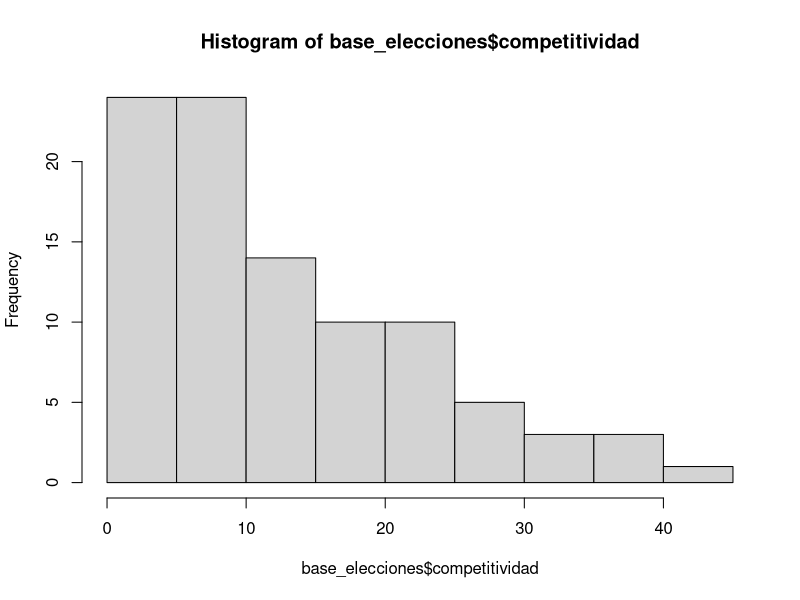
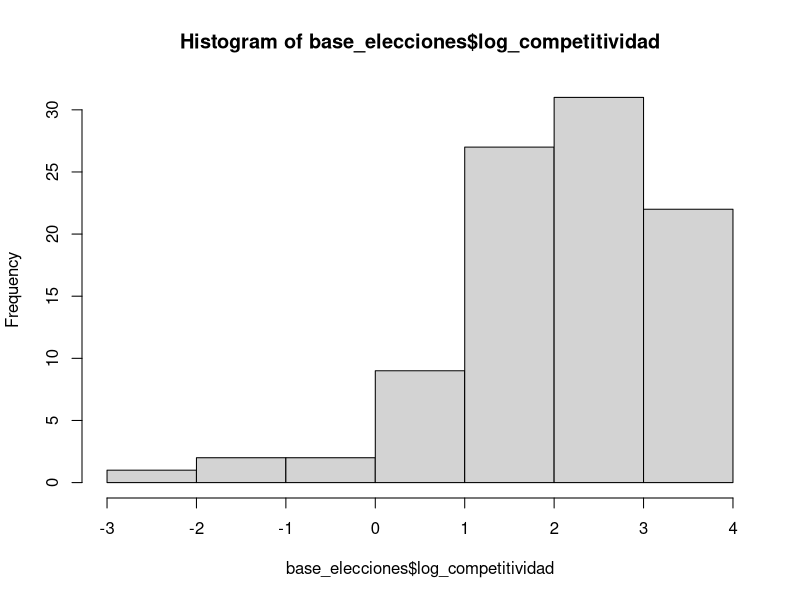
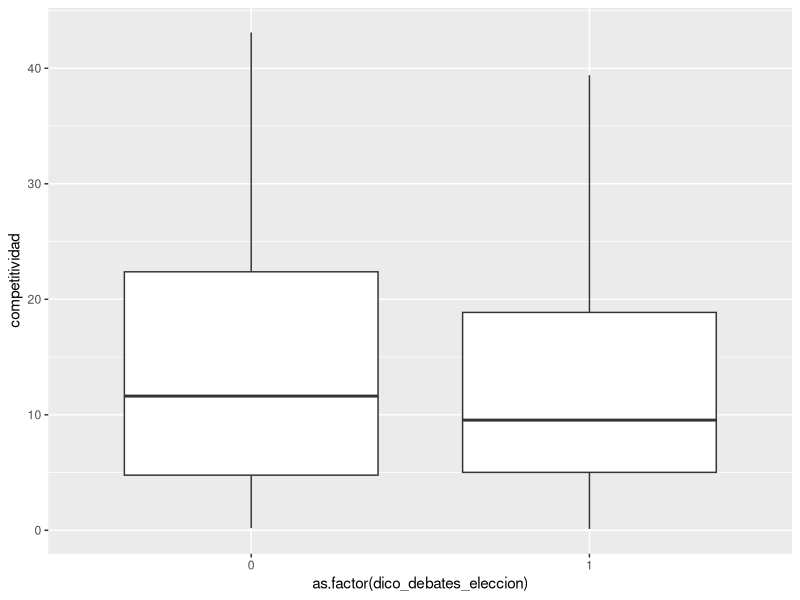
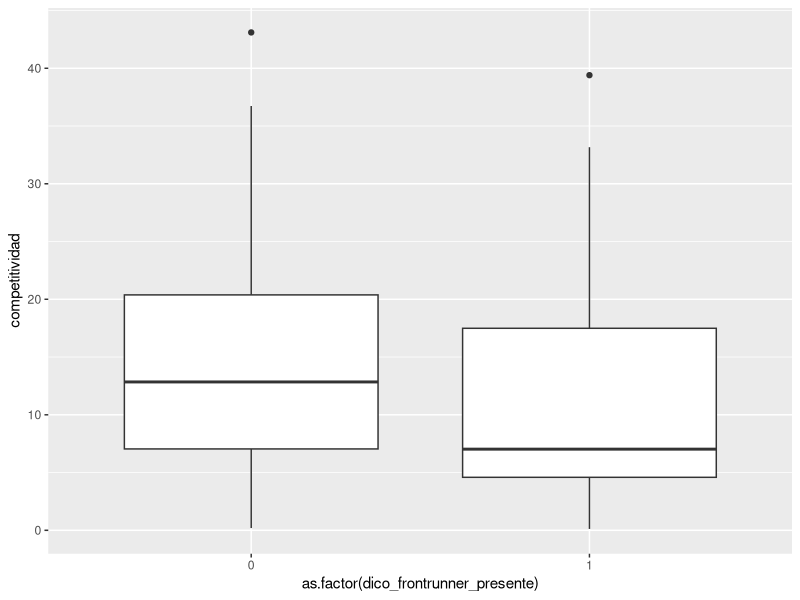
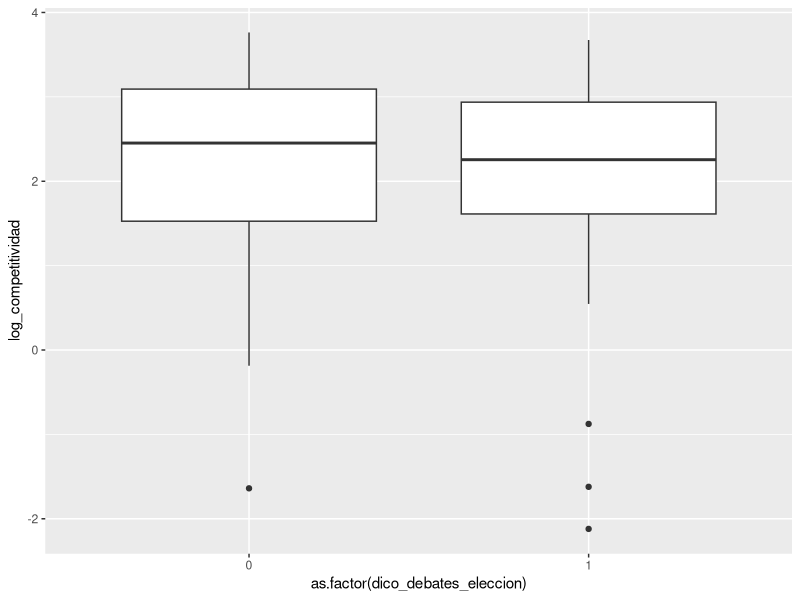
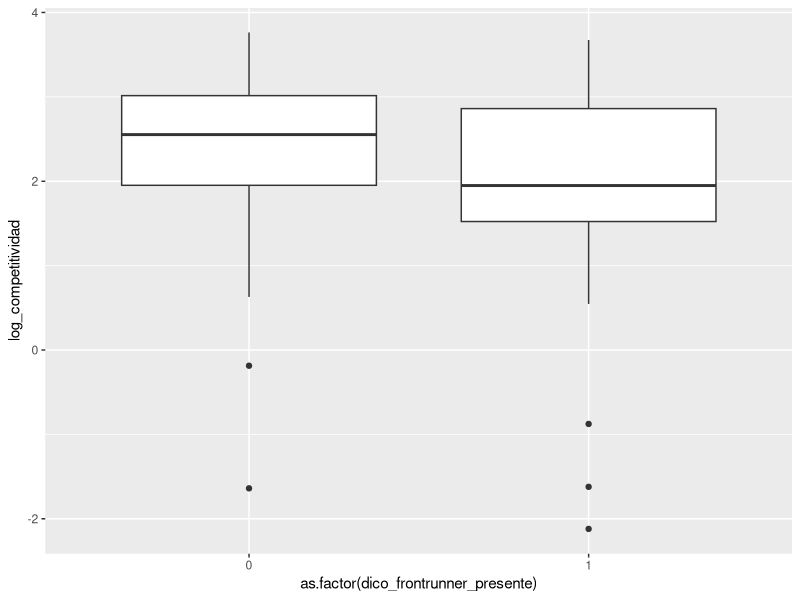
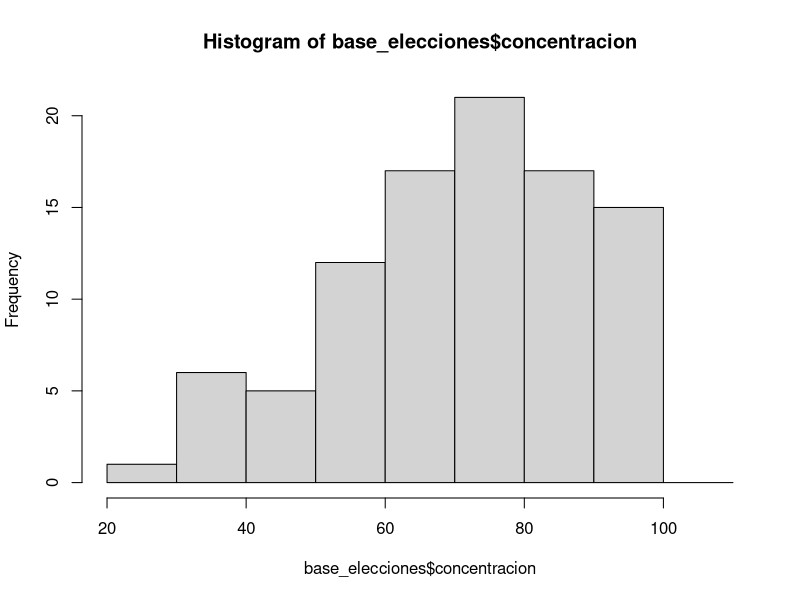
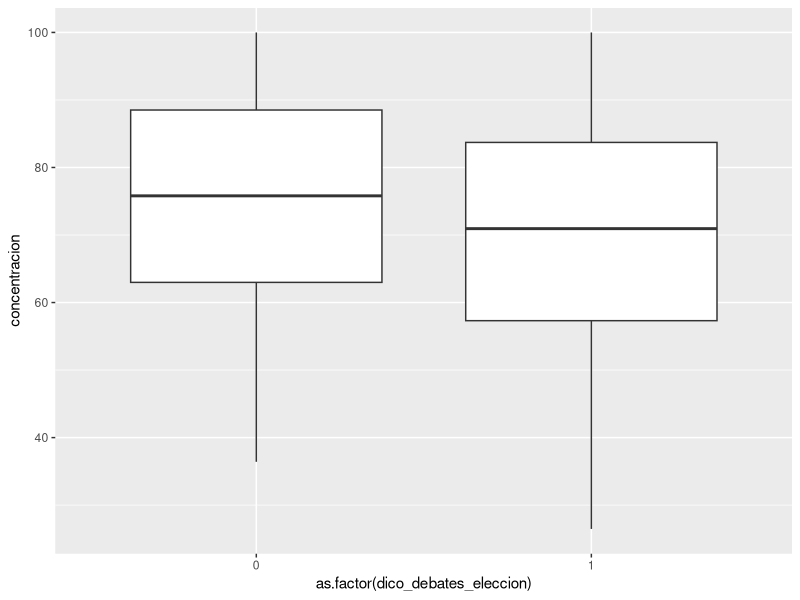

Reproduce these figures in R, in order. (Note: this script raises an error after producing the figures.)
# MODELO DE PROBA DE AUSENCIAS PARA LOS CANDIATOS

# version borrador 8 abril 2024

# APUNTES: LISTA DE PENDIENTES #############

# PENDIENTE: AGREGAR CONTROL INTERACTIVO BALLOTAGE==1 que deberia volver insignificante el efecto de la concentracion. LISTO. RESULTADOS RAROS. PARA PENSAR / PREGUNTAR MAURICIO

# PENDIENTE CONSTRUIR TABLAS PARA INTERPRETAR VARIANDO VALORES DE TODAS VARIABLES
# PENDIENTE: PLOTEAR GRAFICOS INVIRTIENDO VARIABLES QUE SE VUELVEN VISIBLES, EJ NORMATIVA/ TRADICION, probado ya , igual definitivo cuando tengamos modelo definitivo
# PENDIENTE pensar pos de agregar todas variantes en un mismo grafico, o en un mismo panel

# PENDIENTE: ESTADISTICAS DESCRIPTIVAS! # estoy haciendo tablas y diferencias de medias, abr 2024, ver si algo mas es relevante
# PENDIENTE: QUIZAS SE PUEDEN INTERPRETAR RELAC VIBARIADAS COMO CUASI NEC Y CUASI SUF , P PENSAR# 

# IMPORTANTE PENDIENTE: QUIZAS CONSIDERAR UNA VD DE DEBATES SI PERO SIN FRONTRUNNER PARA ID CAUSAS SOBRE ESTE SUBSET,
# AUNQUE ATENTI PUEDE SER UN N MUY BAJO PARA LA CATEGORIA
# EN GRAL RESULTADOS A HOY ABRIL 11 2024 VIENEN SUGIRIENDO QUE DETS SON PARECIDOS PERO DIFERENTES
# A INCUMBENT SI O SI LE IMPORTA LA COMPETITIVIDAD
# PARA EL RESTO ES UN POCO MAS IMPORTANTE LA CONCENTRACION, LA COMPETITIVIDAD PIERDE IMP 

# PENDIENTES/ AYUDAMEMORIA 
# recirdar que para inclusion de VIS importa ortogonalidad o no, ademas de relevancia
# recordar interpretar sustantivamente la magnitud de los coeficientes

# LIBRERIAS #####

library(tidyverse)

# DATA ###########
setwd("/home/carolina/Documents/Proyectos R/debates_latam2024/tesis_doctorado/datav2023")
base_elecciones <- read.csv("all_elections.csv") %>% select(-X)
setwd("/home/carolina/Documents/Proyectos R/debates_latam2024/tesis_doctorado/")
options(scipen=999)
# TRABAJO ########

# CREACION DE VARIABLES AUXILIARES ##########

# variables dico de normativa

base_elecciones <- base_elecciones %>% 
  mutate(dico_obligatorio_candidato = ifelse(ncat_regcandidatos==3,1,0),
         dico_derechos_candidato = ifelse(ncat_regcandidatos==2,1,0))

base_elecciones <- base_elecciones %>% 
  mutate(dico_any_normativa = ifelse(ncat_regcandidatos>=2,1,0))

base_elecciones <- base_elecciones %>% 
  mutate(log_competitividad = log(competitividad))

# recategorizamos ballotage
base_elecciones <- base_elecciones %>% 
  mutate(ballotage = ifelse(ncat_ronda==2,1,0))

# base sin outlier competitividad # para probar modelos, comentar cuando aplique
full_data <- base_elecciones 
base_elecciones <- base_elecciones %>% 
  subset(electionid!="El Salvador 2024-02-04")
 
# EXPLORACION DESCRIPTIVA ###########

# exploracion de VDs alternativas
table(base_elecciones$dico_debates_eleccion)
table(base_elecciones$dico_frontrunner_presente)
table(base_elecciones$dico_frontORcha_presentes)

# chequeamos distribs bivariadas

# VIS CONTINUAS #

# COMPETITIVIDAD #
mean_values <- aggregate(competitividad ~ dico_debates_eleccion, base_elecciones, mean, na.rm = TRUE)
# hay mas competitividad (menos dif entre candidatos) cuando hay debates

mean_values <- aggregate(competitividad ~ dico_frontrunner_presente, base_elecciones, mean, na.rm = TRUE)
# idem, hay mas competitividad (menos dif entre candidatos) cuando hay debates, la diferencia es ligeramente mas amplia

# distrib
hist(base_elecciones$competitividad) # ojo, hay un outlier que puede ser problematico, calculo que se trata de el salvador
hist(base_elecciones$log_competitividad) # tiene mas sentido. otra alternativa sacar outlier?

# distrib bivariada
ggplot(base_elecciones) + geom_boxplot(aes(as.factor(dico_debates_eleccion), competitividad))
ggplot(base_elecciones) + geom_boxplot(aes(as.factor(dico_frontrunner_presente), competitividad))
ggplot(base_elecciones) + geom_boxplot(aes(as.factor(dico_debates_eleccion), log_competitividad))
ggplot(base_elecciones) + geom_boxplot(aes(as.factor(dico_frontrunner_presente), log_competitividad))

# CONCENTRACION #
mean_values <- aggregate(concentracion ~ dico_debates_eleccion, base_elecciones, mean, na.rm = TRUE)
# las elecciones estan mas concentradas cuando no hay debates, o mas dispersas cuando hay debates

mean_values <- aggregate(concentracion ~ dico_frontrunner_presente, base_elecciones, mean, na.rm = TRUE)
# idem, pero al diferencia se estrecha a casi la mitad (6 puntos versus 3 puntos de diferencia en la diferencia de promedios)

# distrib
hist(base_elecciones$concentracion) 

# distrib bivariada
ggplot(base_elecciones) + geom_boxplot(aes(as.factor(dico_debates_eleccion), concentracion))
ggplot(base_elecciones) + geom_boxplot(aes(as.factor(dico_frontrunner_presente), concentracion))

# TOTREG #
mean_values <- aggregate(ncat_totreg ~ dico_debates_eleccion, base_elecciones, mean, na.rm = TRUE)
# la regulacion es mas estricta cuando hay debates

mean_values <- aggregate(ncat_totreg ~ dico_frontrunner_presente, base_elecciones, mean, na.rm = TRUE)
# idem, y la diferencia de medias se agranda para este caso

# distrib
hist(base_elecciones$ncat_totreg) 

# distrib bivariada
ggplot(base_elecciones) + geom_boxplot(aes(as.factor(dico_debates_eleccion), ncat_totreg))
ggplot(base_elecciones) + geom_boxplot(aes(as.factor(dico_frontrunner_presente), ncat_totreg))

# CONFIANZA EN MEDIOS # # PENDIENTE CORREGIR ESTE INDICADOR Y PROBAR ALTERNATIVOS 
mean_values <- aggregate(int_average_confianza_tv_medios_latin_lapop ~ dico_debates_eleccion, base_elecciones, mean, na.rm = TRUE)
# hay mas confianza en medios cuando hay debates dif de 0.6 puntos aprox en escala de 0 a 4

mean_values <- aggregate(int_average_confianza_tv_medios_latin_lapop ~ dico_frontrunner_presente, base_elecciones, mean, na.rm = TRUE)
# diferencia se reduce e invierte: hay mas confianza en medios cuando NO hay debates.
# IGUAL CATEGORIZACION DEL INDICADOR PUEDE ESTAR GENERANDO PROBLEMAS

hist(base_elecciones$int_average_confianza_tv_medios_latin_lapop)

# distrib bivariada
ggplot(base_elecciones) + geom_boxplot(aes(as.factor(dico_debates_eleccion), int_average_confianza_tv_medios_latin_lapop))
ggplot(base_elecciones) + geom_boxplot(aes(as.factor(dico_frontrunner_presente), int_average_confianza_tv_medios_latin_lapop))

# probamos version escalada
mean_values <- aggregate(int_average_scaled_confianza_tv_medios_latin_lapop ~ dico_debates_eleccion, base_elecciones, mean, na.rm = TRUE)
# hay menos confianza alli donde no hay debates
mean_values <- aggregate(int_average_scaled_confianza_tv_medios_latin_lapop ~ dico_frontrunner_presente, base_elecciones, mean, na.rm = TRUE)
# casi no hay diferencia

hist(base_elecciones$int_average_scaled_confianza_tv_medios_latin_lapop)

# distrib bivariada
ggplot(base_elecciones) + geom_boxplot(aes(as.factor(dico_debates_eleccion), int_average_scaled_confianza_tv_medios_latin_lapop))
ggplot(base_elecciones) + geom_boxplot(aes(as.factor(dico_frontrunner_presente), int_average_scaled_confianza_tv_medios_latin_lapop))

# CONFIANZA EN PPOLS # 
mean_values <- aggregate(int_average_confianza_ppols ~ dico_debates_eleccion, base_elecciones, mean, na.rm = TRUE)
# hay ligeramente mas confianza en ppols cuando NO hay debates

mean_values <- aggregate(int_average_confianza_ppols ~ dico_frontrunner_presente, base_elecciones, mean, na.rm = TRUE)
# idem, y distancia se agranda ligeramente

hist(base_elecciones$int_average_confianza_ppols)

# distrib bivariada
ggplot(base_elecciones) + geom_boxplot(aes(as.factor(dico_debates_eleccion), int_average_confianza_ppols))
ggplot(base_elecciones) + geom_boxplot(aes(as.factor(dico_frontrunner_presente), int_average_confianza_ppols))

# TRADICION: N DEBATES / N ELECCIONES PREVIAS # 
# cumsum pasadas elec con debates
mean_values <- aggregate(lagged_all_previous_elec ~ dico_debates_eleccion, base_elecciones, mean, na.rm = TRUE)
mean_values <- aggregate(lagged_all_previous_elec_frontrunner_presente ~ dico_frontrunner_presente, base_elecciones, mean, na.rm = TRUE)
mean_values <- aggregate(lagged_all_previous_elec ~ dico_frontrunner_presente, base_elecciones, mean, na.rm = TRUE)

hist(base_elecciones$lagged_all_previous_elec)
hist(base_elecciones$lagged_all_previous_elec_frontrunner_presente)

# distrib bivariada
ggplot(base_elecciones) + geom_boxplot(aes(as.factor(dico_debates_eleccion), lagged_all_previous_elec))
ggplot(base_elecciones) + geom_boxplot(aes(as.factor(dico_frontrunner_presente), lagged_all_previous_elec)) 
ggplot(base_elecciones) + geom_boxplot(aes(as.factor(dico_debates_eleccion), lagged_all_previous_elec_frontrunner_presente))
ggplot(base_elecciones) + geom_boxplot(aes(as.factor(dico_frontrunner_presente), lagged_all_previous_elec_frontrunner_presente))
# las diferencias entre las outcome variables alternativas están para pensar.
# either frontrunners sienten mas el peso de la trad / o son mas fuertes en marcar tendencia futura

# n: tot debates en pasadas elec 
mean_values <- aggregate(lagged_all_previous_debates ~ dico_debates_eleccion, base_elecciones, mean, na.rm = TRUE)
mean_values <- aggregate(lagged_all_previous_debates_frontrunner_presente ~ dico_frontrunner_presente, base_elecciones, mean, na.rm = TRUE)
mean_values <- aggregate(lagged_all_previous_debates ~ dico_frontrunner_presente, base_elecciones, mean, na.rm = TRUE)

hist(base_elecciones$lagged_all_previous_debates)
hist(base_elecciones$lagged_all_previous_debates_frontrunner_presente)

# distrib bivariada
# distrib bivariada
ggplot(base_elecciones) + geom_boxplot(aes(as.factor(dico_debates_eleccion), lagged_all_previous_debates))
ggplot(base_elecciones) + geom_boxplot(aes(as.factor(dico_frontrunner_presente), lagged_all_previous_debates)) 
ggplot(base_elecciones) + geom_boxplot(aes(as.factor(dico_debates_eleccion), lagged_all_previous_debates_frontrunner_presente))
ggplot(base_elecciones) + geom_boxplot(aes(as.factor(dico_frontrunner_presente), lagged_all_previous_debates_frontrunner_presente))


# VARIABLES DICO # # PENDIENTE: QUIZAS SE PUEDEN INTERPRETAR ESSTAS VARIABLES COMO CUASI NEC Y CUASI SUF , P PENSAR# 

# RONDA # 
base_elecciones$ballotage %>% table()  
table(base_elecciones$ballotage, base_elecciones$dico_debates_eleccion)
# la distrib sugiere que esta variable es practicamente irrelevante , aunque hay ligeramente mas   
49/16 # en primera ronda 
22/8 # en segunda ronda # hay proporcionalmente mas debates en segunda que en primera ronda
table(base_elecciones$ballotage, base_elecciones$dico_frontrunner_presente)
25/40 # la relacion se vuelve MUCHO mas marcada para debates con fronturnner presente, casi por definicion 
# (--ya todos los debates que teniamos en segunda ronda en la cuenta anterior tenian al frontrunner presente--. 
#p pensar, hay que ver que hacer c esto)

# TRADICION # 
base_elecciones$lagged_dico_debates_eleccion %>% table()  
table(base_elecciones$lagged_dico_debates_eleccion, base_elecciones$dico_debates_eleccion)
# cuando no hubo debates en eleccion anterior, es ligeramente mas probable que no haya debates
# la relacion se invierte y por gran dif cuando si hubo debates (de cualq tipo) en eleccion anterior

table(base_elecciones$lagged_dico_debates_eleccion, base_elecciones$dico_frontrunner_presente)
# resultados similares, pero muy marcados para cuando no hubo debates en elec anterior 
# menos marcados para cuando hubo debates cualq en eleccion anterior 
# es decir, aun habiendo debates en elecc anterior no se coacciona del todo a frontrunner
# y que no haya habido debates en elecc anterior definitivamente da rienda mas suelta al frontrunner

base_elecciones$lagged_dico_frontrunner_presente %>% table()  
table(base_elecciones$lagged_dico_frontrunner_presente, base_elecciones$dico_debates_eleccion)
# se invierte para el caso de no debates (c frontrn) en elec anterior (vs cualq debate),en el sentido de que 
# aun no habiendo habido debates c frontrun, es mas prob que haya un debate (cualq) en elec actual que que no

table(base_elecciones$lagged_dico_frontrunner_presente, base_elecciones$dico_frontrunner_presente)
# aqui de nuevo results consistentes con narrativa en el sentido de que
# cuando frontrunner no asistio a ningun debate en elec anterior, es mas probable que no lo haga en actual eleccion (de hecho se espeja diferencia respecto de cuenta inmediata anterior)
# cuando frontrunner si asistio a debate en elec anterior, es mucho mas probable que si asista en la que siga

base_elecciones$lagged_dico_any_previous_elec %>% table()  
table(base_elecciones$lagged_dico_any_previous_elec, base_elecciones$dico_debates_eleccion)
table(base_elecciones$lagged_dico_any_previous_elec, base_elecciones$dico_frontrunner_presente)

base_elecciones$lagged_dico_any_previous_elec_frontrunner_presente %>% table()  
table(base_elecciones$lagged_dico_any_previous_elec_frontrunner_presente, base_elecciones$dico_debates_eleccion)
table(base_elecciones$lagged_dico_any_previous_elec_frontrunner_presente, base_elecciones$dico_frontrunner_presente)

# NOMRATIVA DICO # 
base_elecciones$dico_obligatorio_candidato %>% table()   
# ojo que esta variable tiene una distrib muy sesgada
table(base_elecciones$dico_obligatorio_candidato, base_elecciones$dico_debates_eleccion)
# cuando no hay obligatoriedad, es igualmente mas probable que haya algun debate
# cuando hay obligatoriedad, 100% hay debate

table(base_elecciones$dico_obligatorio_candidato, base_elecciones$dico_frontrunner_presente)
# simil resultados anteriores, solo que proba de debate c frontrunner sin obligatoriedad disminuye respecto de cuenta anterior

base_elecciones$dico_derechos_candidato %>% table()  
table(base_elecciones$dico_derechos_candidato, base_elecciones$dico_debates_eleccion)
# cuando no hay derechos reconocidos, es mas proba que haya debates, aunque la dif se reduce respecto de la cuenta anterior
# (es relativamente mas proba que no haya debates que cuando no hay obligacion)

table(base_elecciones$dico_derechos_candidato, base_elecciones$dico_frontrunner_presente)
# cuando hay derechos reconocidos, es mucho mas proba que haya debates
# aun asi, hay ligera proba de que no haya debates

base_elecciones$dico_any_normativa %>% table()  
table(base_elecciones$dico_any_normativa, base_elecciones$dico_debates_eleccion)
# cuando no hay normativa, hay igualmente chances de que haya debates, pero la diferencia se achica respecto de anteriores, acercandose al 50/50 de chances
# es decir que esta variable se vuelve indiferente cuando es 0, ergo no es NEC para debates
# cuando hay normativa, casi siempre hay debates, salvo excepciones
table(base_elecciones$dico_any_normativa, base_elecciones$dico_frontrunner_presente)
# idem comentario para cuando hay normativa
# las chances se vuelven casi 50/50 para el caso de debates c asistencia de frontrunner (respecto de cualq debate) cuando NO hay normativa


### MULTICOLINEALIDAD CRUZADA ######
# Calculate the correlation matrix
#full_data <- base_elecciones # reserva

cor_base_elecciones <- base_elecciones %>% 
  select(dico_debates_eleccion,
         dico_frontrunner_presente,
         dico_frontORcha_presentes,
         log_competitividad,
         competitividad,
         concentracion,
         int_average_confianza_ppols,
         int_average_confianza_tv,
         int_average_scaled_confianza_tv_medios_latin_lapop,
         ncat_totreg,
         dico_any_normativa,
         dico_obligatorio_candidato,
         dico_derechos_candidato,
         lagged_dico_debates_eleccion,
         lagged_dico_frontrunner_presente,
         lagged_all_previous_elec,
         lagged_all_previous_debates_frontrunner_presente,
         lagged_all_previous_debates,
         lagged_all_previous_debates_frontrunner_presente,
         ballotage)

correlation_matrix <- cor(cor_base_elecciones, use= "na.or.complete")

# Print the correlation matrix
print(correlation_matrix)

#install.packages("corrplot")
library(corrplot)

# Visualize the correlation matrix
corrplot(correlation_matrix, method = "circle")

# ballotage y concentracion efectivamente presentan un problema de multicolinealidad 
# no se bien si/como abordar esto 
# quizas lo que quiero capturar es justamente del ballotage su mayor concentracion y competitividad
# por ende no tiene mucho sentido agregarlo
# PENDIENTE PREG CELES

######################### MODELOS #########################

# MODELOS CON VARIABLE COMPET COMO BADE ##########

# vd original #####
modelo_base0 <- glm(dico_debates_eleccion ~ 
                      competitividad,
                    #log_competitividad,
                      data = base_elecciones,
                      family = "binomial")
summary(modelo_base0)

# signo esperado, magnitud pequeña, soprrendentemente parecida a la de modelos candidato; significavito al 0.1
# cuanto mas distancia entre 1 y 2, menos proba de debate
# para version log: perdemos significancia. signo sigue igual al esperado

# repetimos para otras VD: ####
modelo_base1 <- glm(dico_frontrunner_presente ~ 
                      competitividad,
                    #log_competitividad,
                   data = base_elecciones,
                   family = "binomial")
summary(modelo_base1)  # crece en magnitud, levemente, y en sginificancia. Signo sigue siendo el esperado
# para version log, crece en magnitud, signo igual al esperado, pero sigue sin ser sficativo
# para version normal pero sin outlier, es sficativa al 0.1. magnitud peq pero similar a version con outlier. signo esperado

modelo_base2 <- glm(dico_frontORcha_presentes ~ 
                      competitividad,
                      #log_competitividad,
                   data = base_elecciones,
                   family = "binomial") # resultados similares a version original en todo sentido
summary(modelo_base2)

# AGREGAMOS COMPLICACIONES AL MODELO ############
# MAS VARIABLES SOBRE PARTIDOS #############

modelo_1_0 <- glm(dico_debates_eleccion ~ 
                    competitividad +
                    #log_competitividad + 
                    concentracion,
                  data = base_elecciones,
                  family = "binomial")
summary(modelo_1_0)

# crece en magnitud, aunque lgieramente, coef competitividad. mejora sficancia al 0.05
# concentracion es sficativo al 0.1. magnitud pequeña. (pendiente interpretar magnitudes en terminos sustantivos)
# signo es el esperado: a mas concentracion, menos proba de debates, lo que abreva de mi idea de fragmentacion
# para version log: no sficativo

# probamos con VD alternativas 

modelo_1_1 <- glm(dico_frontrunner_presente ~ 
                    competitividad +
                    #log_competitividad + 
                    concentracion,
                  data = base_elecciones,
                  family = "binomial")
summary(modelo_1_1) 
# coef competitividad parecido a modelo base, tb un poco mas grande que para modelo 1_0. concetracion signo esperado pero pierde sficancia
# tiene sentido con idea de que fragmentacion aumenta proba de debates, pero no con candidato ppal presente
# version log: simil anterior: crece en magnitud, signo esperado, pero sin significancia
# idem version sin outlier, sficativa al 0.1

modelo_1_2 <- glm(dico_frontORcha_presentes ~                     
                    competitividad +
                    #log_competitividad + 
                    concentracion,
                  data = base_elecciones,
                  family = "binomial")
summary(modelo_1_2)
# consistente con idea anterior, aqui concentracion vuelve a ser sficativo (igual su magnitud sigue siendo reducida),
# indicando que hay oportunidades en las que fragmentacion ayuda a que haya debate, aunque sin necesariamente garantizar presencia de ppales contenedores
# en este modelo competitividad tiene performance parecida al modelo base 
# version log: simil comentarios anteriores. 
# EN CASOS QUE SIGUEN SIGUE OCURRIENDO PARECIDO SALVO INDICACION EN CONTRARIO: VERSION LOG PIERDE SFICANCIA ESTADISTICA

# VARIABLES LAGGED SOBRE DEBATES ##############

modelo_21_0 <- glm(dico_debates_eleccion ~ 
                     competitividad + 
                     #log_competitividad +
                  #lagged_dico_debates_eleccion,
                   lagged_all_previous_elec,
                  data = base_elecciones,
                  family = "binomial")
summary(modelo_21_0)

modelo_22_0 <- glm(dico_debates_eleccion ~ 
                     competitividad + 
                     #log_competitividad + 
                     concentracion + 
                     #lagged_dico_debates_eleccion,
                     lagged_all_previous_elec,
                   data = base_elecciones,
                  family = "binomial")
summary(modelo_22_0)

# debate en eleccion anterior es por lejos mejor predictor, magnitud mucho mas grande y sficativo al 0.001
# igual para pensar: magnitud tiene que ver con escalas. competitividad y concetrancion varian del 1 al 100 (hipoteticamente), lagged es dicotomica. 
# interesante es que variables de competencia y concentracion se mantienen parecidas!

# probamos con variables VD alternativas
modelo_21_1 <- glm(dico_frontrunner_presente ~ 
                     competitividad + 
                     #log_competitividad + 
                     lagged_all_previous_elec_frontrunner_presente,
                     #lagged_dico_frontrunner_presente,
                   data = base_elecciones,
                   family = "binomial")
summary(modelo_21_1)

modelo_22_1 <- glm(dico_frontrunner_presente ~ 
                     competitividad + 
                     #log_competitividad + 
                     concentracion + 
                     lagged_all_previous_elec_frontrunner_presente,
                   #lagged_dico_frontrunner_presente,
                   data = base_elecciones,
                   family = "binomial")
summary(modelo_22_1)
# idem comentario modelo_2 de arriba: se mantiene muy parecido a modelo_1, pero lagged aparece claramente como un predictor mas pontente, todavia mas cierto para el caso de la asistencia del frontrunner
# con variable lagged all elec, competitividad pierde sficancia

# un peq parentesis, usando otra lagged con esta VD: 
modelo_23_1 <- glm(dico_frontrunner_presente ~ 
                     competitividad + 
                     #log_competitividad + 
                     concentracion + 
                     lagged_all_previous_elec,
                     #lagged_dico_debates_eleccion,
                   data = base_elecciones,
                   family = "binomial")
summary(modelo_23_1) # coef sigue siendo muy grande, aunque magnitud disminuye muy ligeramente respecto de 21_1. Idem en linea con expectativas

modelo_21_2 <- glm(dico_frontORcha_presentes ~ 
                     competitividad + 
                     #log_competitividad +
                     lagged_dico_frontORcha_presentes,
                   data = base_elecciones,
                   family = "binomial")
summary(modelo_21_2)

modelo_22_2 <- glm(dico_frontORcha_presentes ~ 
                     competitividad + 
                     #log_competitividad +
                     concentracion + 
                     lagged_dico_frontORcha_presentes,
                   data = base_elecciones,
                   family = "binomial")
summary(modelo_22_2) 
# simil comentarios anteriores, en este caso modelo si difiere de anteriores en coef concentracion, que pierde sficancia
# en lo demas idem: modelo muy parecido a modelo_1, pero lagged emerge como mejor predictor 

# FIXED EFFECTS POR PAIS ######

modelo_31_0 <- glm(dico_debates_eleccion ~ 
                     competitividad + 
                     #log_competitividad +
                     cat_pais,
                   data = base_elecciones,
                   family = "binomial")
summary(modelo_31_0)
# competitividad sigue teniendo signo esperado, mejora tamaño y nivel de sficancia
# fixed effects muchos no son sficativos, pero pendiente ver como assess esto creo que prueba F

modelo_32_0 <- glm(dico_debates_eleccion ~ 
                     competitividad + 
                     #log_competitividad + 
                     concentracion + 
                     #lagged_dico_debates_eleccion + 
                     lagged_all_previous_elec +
                     cat_pais,
                   data = base_elecciones,
                   family = "binomial")
summary(modelo_32_0)
# variable concentracion pierde sficancia, idem lagged, aunque mantienen su signo y en el caso de concentracion su magnitud
# estas variables parecen mas estructurales (sobre todo lagged) , por lo que fixed effects parecen comerse su efecto
# curioso, en modelo sin outlier competitivdad adquiere sficancia estadistica. lagged la manteiene pero reducida

# VDs alternativas


modelo_31_1 <- glm(dico_frontrunner_presente ~ 
                     competitividad + 
                     #log_competitividad + 
                     cat_pais,
                   data = base_elecciones,
                   family = "binomial")
summary(modelo_31_1) # idem comentarios que para 31_0, notese que aqui competitividad aumenta bastante su magnitud (x3)

modelo_32_1 <- glm(dico_frontrunner_presente ~ 
                     competitividad + 
                     #log_competitividad + 
                     concentracion + 
                     #lagged_dico_frontrunner_presente + 
                     lagged_all_previous_elec_frontrunner_presente +
                     cat_pais,
                   data = base_elecciones,
                   family = "binomial")
summary(modelo_32_1) # idem


modelo_31_2 <- glm(dico_frontORcha_presentes ~ 
                     competitividad + 
                     #log_competitividad +
                     cat_pais,
                   data = base_elecciones,
                   family = "binomial")
summary(modelo_31_2) # idem comentarios anteriores

modelo_32_2 <- glm(dico_frontORcha_presentes ~ 
                     competitividad + 
                     #log_competitividad +
                     concentracion + lagged_dico_frontORcha_presentes + cat_pais,
                   data = base_elecciones,
                   family = "binomial")
summary(modelo_32_2) # idem

# el hecho de que competitividad aumente tanto su magnitud
# parece ser indicativo de que hay otros factores estructurales que no estamos considerando y que diluyen su efecto
# porque estarian correlacionados con esta variable (((para pensar: en que direccion???)))

# VARIABLES CONFIANZA LATINOBAROMETRO (PENDIENTE! EMPROLIJAR) ############

# modelo con interpolacion # pueden variarse los indicadores de confianza 
# OJO ATENTI pendiente ver como homogenizar esta variable tomada de fuentes alternativas,
# quizas sea mas adecuado estandarizar y recalcular

modelo_4_0 <- glm(dico_debates_eleccion ~ 
                    competitividad + 
                    #log_competitividad +
                    concentracion + 
                    #lagged_dico_debates_eleccion +
                    lagged_all_previous_elec +
                    int_average_scaled_confianza_tv_medios_latin_lapop + int_average_confianza_ppols,
                    #int_average_confianza_tv_medios_latin_lapop + int_average_confianza_ppols,
                data = base_elecciones,
                family = "binomial")
summary(modelo_4_0) 
# definitivamente sin resultados sficativos, en este modelo completo competitividad recupera sficancia aunque al 0.1, y aumenta en magnitud, mantiene signo esperado
# coefs de confianza cambian mucho y son definitivamente no sficativos }
# los resultados se mantienen similares para los distintos indicadores de confianza en medios utilizados
# version log de competitividad no es sficativa

modelo_4_1 <- glm(dico_frontrunner_presente ~ 
                    competitividad + 
                    #log_competitividad +
                    concentracion + 
                    #lagged_dico_frontrunner_presente + 
                    lagged_all_previous_elec_frontrunner_presente +
                    int_average_scaled_confianza_tv_medios_latin_lapop + int_average_confianza_ppols,
                    #int_average_confianza_tv_medios_latin_lapop + int_average_confianza_ppols,
                  data = base_elecciones,
                  family = "binomial")
summary(modelo_4_1) 

# VARIABLES LEGISLACION #############
# pendiente 
modelo_5_0 <- glm(dico_debates_eleccion ~ 
                    competitividad + 
                    #log_competitividad +
                    concentracion + 
                    #lagged_dico_debates_eleccion + 
                    lagged_all_previous_elec +
                    int_average_scaled_confianza_tv_medios_latin_lapop + int_average_confianza_ppols +
                    #int_average_confianza_tv_medios_latin_lapop + int_average_confianza_ppols +
                    ncat_totreg,
                  data = base_elecciones,
                  family = "binomial")
summary(modelo_5_0) 

modelo_5_1 <- glm(dico_frontrunner_presente ~ 
                    competitividad + 
                    #log_competitividad +
                    concentracion + 
                    #lagged_dico_frontrunner_presente + 
                    lagged_all_previous_elec_frontrunner_presente +
                    int_average_scaled_confianza_tv_medios_latin_lapop + int_average_confianza_ppols +
                    #int_average_confianza_tv_medios_latin_lapop + int_average_confianza_ppols +
                    ncat_totreg,
                data = base_elecciones,
                family = "binomial")
summary(modelo_5_1) 
# muy interesante la diferencia entre estos dos modelos!!! 
# para probar mas detenidamente, apenas los mire
# es decir que: alli donde NO hay tradicion NI regulacion, seguro importa la competencia,no?
# probar con variables dico de legislacion

# PENDIENTE: VER SI TIENE SENTIDO SELECCION DE CASOS COMO DEVIANT
# IGUAL NO SE SI TENEMOS DATOS PARA ESAS INSTANCIAS

# probamos con variables dico de normativa 

modelo_51_0 <- glm(dico_debates_eleccion ~ 
                     competitividad + 
                     #log_competitividad +
                     concentracion + 
                     lagged_all_previous_elec +
                     #lagged_dico_debates_eleccion + 
                     int_average_scaled_confianza_tv_medios_latin_lapop + int_average_confianza_ppols +
                    #int_average_confianza_tv_medios_latin_lapop + int_average_confianza_ppols +
                     dico_obligatorio_candidato + dico_derechos_candidato,
                  data = base_elecciones,
                  family = "binomial")
summary(modelo_51_0) 

modelo_51_1 <- glm(dico_frontrunner_presente ~ 
                     competitividad + 
                     #log_competitividad +
                     concentracion + 
                     #lagged_dico_frontrunner_presente + 
                     lagged_all_previous_elec_frontrunner_presente +
                     int_average_scaled_confianza_tv_medios_latin_lapop + int_average_confianza_ppols +
                    #int_average_confianza_tv_medios_latin_lapop + int_average_confianza_ppols +
                     dico_obligatorio_candidato + dico_derechos_candidato,
                  data = base_elecciones,
                  family = "binomial")
summary(modelo_51_1) 
# falsa de significancia en dico_obligatorio_candidatos ha de deberse a muy bajo n, pero tamaño (!) y signo del coeficiente son sugestivos

# probamos con variable dico de normativa pero mas general


modelo_52_0 <- glm(dico_debates_eleccion ~ 
                     competitividad + 
                     #log_competitividad +
                     concentracion + 
                     #lagged_dico_debates_eleccion + 
                     lagged_all_previous_elec +
                     int_average_scaled_confianza_tv_medios_latin_lapop + int_average_confianza_ppols +
                     #int_average_confianza_tv_medios_latin_lapop + int_average_confianza_ppols +
                     dico_any_normativa,
                   data = base_elecciones,
                   family = "binomial")
summary(modelo_52_0) 

modelo_52_1 <- glm(dico_frontrunner_presente ~ 
                     competitividad + 
                     #log_competitividad +
                     concentracion + 
                     #lagged_dico_frontrunner_presente + 
                     lagged_all_previous_elec_frontrunner_presente +
                     int_average_scaled_confianza_tv_medios_latin_lapop + int_average_confianza_ppols +
                     #int_average_confianza_tv_medios_latin_lapop + int_average_confianza_ppols +
                     dico_any_normativa,
                   data = base_elecciones,
                   family = "binomial")
summary(modelo_52_1) 


######## AGREGAMOS VARIABLE RONDA #############################

modelo_6_0 <- glm(dico_debates_eleccion ~ 
                    competitividad + 
                    #log_competitividad +
                    concentracion + 
                     ballotage + ballotage*concentracion +
                     lagged_dico_debates_eleccion + 
                    int_average_scaled_confianza_tv_medios_latin_lapop + int_average_confianza_ppols +
                     #int_average_confianza_tv_medios_latin_lapop + int_average_confianza_ppols +
                     dico_any_normativa,
                   data = base_elecciones,
                   family = "binomial")
summary(modelo_6_0) 
# no se bien como interpretar resultados de este modelo, todo pierde sficancia salvo lagged_ :( ???
# igual notese que tamaño y signos de los coeficientes no cambian mucho, podemos estar simplemente teniendo un problema de poca precision, poca info para def parametros
# quizas lo mejor es tener un mejor indicador de fragmentacion y punto
# o quizas el problema es justamente la multicolinealidad entre variables!
# en version log: seguimos sin tener sficancia estadistica

modelo_6_1 <- glm(dico_frontrunner_presente ~ 
                    competitividad + 
                    #log_competitividad +
                    concentracion + 
                    ballotage + ballotage*concentracion +
                     lagged_dico_frontrunner_presente + 
                    int_average_scaled_confianza_tv_medios_latin_lapop + int_average_confianza_ppols +
                     #int_average_confianza_tv_medios_latin_lapop + int_average_confianza_ppols +
                     dico_any_normativa,
                   data = base_elecciones,
                   family = "binomial")
summary(modelo_6_1) 
# conforme con expectativas teoricas, cuando ballotage = 0, concentracion es sficativa. 
# la sficancia de ronda no puede interpretarse a simple vista puesto que en la tabla indica la sficancia de ronda solo cuando competitividad = 0 (elecciones muy muy competitivas, virtual empate)
# signo y valor indican que debates son MENOS probables en un ballotage


####### INTERPRETACION #################################
# buen enlace para leer output :  https://stats.stackexchange.com/questions/86351/interpretation-of-rs-output-for-binomial-regression 
# otro https://stats.oarc.ucla.edu/r/dae/logit-regression/
modelo_a_interpretar <- modelo_52_1 # ajustar segun deseado, por ahora (abr 2024), prefe es modelo_52_1
# EN CUALQUIER CASO CREO QUE ES INTERESANTE COMPRAR MODELOS CON VD ALTERNATIVA
# POR AHORA PARECE QUE VD CUALQ DEBATE ES MAS DEPENDIENTE DE LA CONCENTRACION, MIENTRAS QEU VD DEBATE CON CANDIDATO LIDER ES MAS DEPENIDENTE DE LA COMPETITIVIDAD
# ESTE ES UN RESULTADO INTERESANTE QUE VA EN LA LINEA DE MIS SOSPECHAS PREVIAS

# interpretacion de coeficientes:

# The logistic regression coefficients give the change in the log odds of the outcome for a one unit increase in the predictor variable.
#We can use the confint function to obtain confidence intervals for the coefficient estimates. Note that for logistic models, confidence intervals are based on the profiled log-likelihood function. We can also get CIs based on just the standard errors by using the default method.
confint(modelo_a_interpretar)
#You can also exponentiate the coefficients and interpret them as odds-ratios. R will do this computation for you. To get the exponentiated coefficients, you tell R that you want to exponentiate (exp), and that the object you want to exponentiate is called coefficients and it is part of mylogit (coef(mylogit)). We can use the same logic to get odds ratios and their confidence intervals, by exponentiating the confidence intervals from before. To put it all in one table, we use cbind to bind the coefficients and confidence intervals column-wise.
exp(coef(modelo_a_interpretar))
exp(cbind(OR = coef(modelo_a_interpretar), confint(modelo_a_interpretar)))

#You can also use predicted probabilities to help you understand the model. Predicted probabilities can be computed for both categorical and continuous predictor variables. In order to create predicted probabilities we first need to create a new data frame with the values we want the independent variables to take on to create our predictions.
#We will start by calculating the predicted probability of ... at each value of ...., holding .. and .. at their means. First we create and view the data frame.

# queremos comenzar para predicted proba de debate a cada valor de competitividad  para un pais con oblig = 0 y derechos = 0
valores_posibles_competitividad <- seq(range(log(base_elecciones$competitividad), na.rm=T)[1],range(base_elecciones$competitividad, na.rm=T)[2], 0.1)
valores_posibles_dico <- c(1,0)

# newdata1 <- with(base_elecciones, 
#                  data.frame(lagged_dico_frontrunner_presente = 0,
#                             dico_obligatorio_candidato = 0,
#                             dico_derechos_candidato = 0,
#                             concentracion = mean(concentracion, na.rm=T), 
#                             competitividad = valores_posibles))
# 
# newdata1$predicted_proba <- predict(modelo_a_interpretar, newdata = newdata1, type = "response")

# aca calculamos predicted proba de debate a cada valor de competitividad  para unvarios valores de normativva / trad

newdata2 <- with(base_elecciones, 
                 data.frame(lagged_dico_frontrunner_presente = rep(valores_posibles_dico, times = length(valores_posibles_competitividad)),
                            #dico_obligatorio_candidato = 0,#c(0,1),
                            #dico_derechos_candidato = 0,#c(0,1),
                            dico_any_normativa = 0,
                            concentracion = mean(concentracion, na.rm=T), 
                            competitividad = rep(valores_posibles_competitividad, each = length(valores_posibles_dico))))

#newdata2$predicted_proba <- predict(modelo_a_interpretar, newdata = newdata2, type = "response")

# The code to generate the predicted probabilities (the first line below) is the same as before, except we are also going to ask for standard errors so we can plot a confidence interval. We get the estimates on the link scale and back transform both the predicted values and confidence limits into probabilities.

newdata3 <- cbind(newdata2, 
                  predict(modelo_a_interpretar, 
                          newdata = newdata2, 
                          type = "link",
                          se = TRUE))

newdata3 <- within(newdata3, {
  PredictedProb <- plogis(fit)
  LL <- plogis(fit - (1.96 * se.fit))
  UL <- plogis(fit + (1.96 * se.fit))
})

# It can also be helpful to use graphs of predicted probabilities to understand and/or present the model. We will use the ggplot2 package for graphing. Below we make a plot with the predicted probabilities, and 95% confidence intervals.

ggplot(newdata3 %>% 
         mutate(lagged_dico_frontrunner_presente = as.factor(lagged_dico_frontrunner_presente)), 
       aes(x = competitividad, y = PredictedProb)) + 
  geom_ribbon(aes(ymin = LL, ymax = UL, fill= lagged_dico_frontrunner_presente), alpha = 0.2) + 
  geom_line(aes(colour = lagged_dico_frontrunner_presente), size = 1)

# aca calculamos predicted proba de debate a cada valor de competitividad  para unvarios valores de normativva / trad

newdata2 <- with(base_elecciones, 
                 data.frame(lagged_dico_frontrunner_presente = rep(valores_posibles_dico, times = length(valores_posibles_competitividad)),
                            #dico_obligatorio_candidato = 0,#c(0,1),
                            #dico_derechos_candidato = 0,#c(0,1),
                            dico_any_normativa = 1,
                            concentracion = mean(concentracion, na.rm=T), 
                            competitividad = rep(valores_posibles_competitividad, each = length(valores_posibles_dico))))

#newdata2$predicted_proba <- predict(modelo_a_interpretar, newdata = newdata2, type = "response")

# The code to generate the predicted probabilities (the first line below) is the same as before, except we are also going to ask for standard errors so we can plot a confidence interval. We get the estimates on the link scale and back transform both the predicted values and confidence limits into probabilities.

newdata3 <- cbind(newdata2, 
                  predict(modelo_a_interpretar, 
                          newdata = newdata2, 
                          type = "link",
                          se = TRUE))

newdata3 <- within(newdata3, {
  PredictedProb <- plogis(fit)
  LL <- plogis(fit - (1.96 * se.fit))
  UL <- plogis(fit + (1.96 * se.fit))
})

# It can also be helpful to use graphs of predicted probabilities to understand and/or present the model. We will use the ggplot2 package for graphing. Below we make a plot with the predicted probabilities, and 95% confidence intervals.

ggplot(newdata3 %>% 
         mutate(lagged_dico_frontrunner_presente = as.factor(lagged_dico_frontrunner_presente)), 
       aes(x = competitividad, y = PredictedProb)) + 
  geom_ribbon(aes(ymin = LL, ymax = UL, fill= lagged_dico_frontrunner_presente), alpha = 0.2) + 
  geom_line(aes(colour = lagged_dico_frontrunner_presente), size = 1)

# REPETIMOS PERO ahora ploteamos cambiando los valores de variantes en la normativa
# igual a ajustar segun modelo finalmente elegido

newdata2 <- with(base_elecciones, 
                 data.frame(lagged_dico_frontrunner_presente = 0,
                            #dico_obligatorio_candidato = 0,#c(0,1), # no entiendo bien que pasa cuando esta v es 1 y la que sigue 0, quizas se debe a la falta de casos reales, insuf variablilidad, sobre det # claro si, predicted proba es siempre 1 
                            #dico_derechos_candidato = 1,#c(0,1),
                            dico_any_normativa = rep(valores_posibles_dico, times = length(valores_posibles_competitividad)),
                            concentracion = mean(concentracion, na.rm=T), 
                            competitividad = rep(valores_posibles_competitividad, each = length(valores_posibles_dico))))

# The code to generate the predicted probabilities (the first line below) is the same as before, except we are also going to ask for standard errors so we can plot a confidence interval. We get the estimates on the link scale and back transform both the predicted values and confidence limits into probabilities.

newdata3 <- cbind(newdata2, 
                  predict(modelo_a_interpretar, 
                          newdata = newdata2, 
                          type = "link",
                          se = TRUE))

newdata3 <- within(newdata3, {
  PredictedProb <- plogis(fit)
  LL <- plogis(fit - (1.96 * se.fit))
  UL <- plogis(fit + (1.96 * se.fit))
})

# It can also be helpful to use graphs of predicted probabilities to understand and/or present the model. We will use the ggplot2 package for graphing. Below we make a plot with the predicted probabilities, and 95% confidence intervals.

ggplot(newdata3 %>% 
         mutate(dico_any_normativa = as.factor(dico_any_normativa)), 
       aes(x = competitividad, y = PredictedProb)) + 
  geom_ribbon(aes(ymin = LL, ymax = UL, fill= dico_any_normativa), alpha = 0.2) + 
  geom_line(aes(colour = dico_any_normativa), size = 1)
# ATENTI: CUANDO HAY TRADICION, EFECTO DE NORMATIVA TB SE VUELVE INDISTINGUIBLE


# invertimos posicion de variables en este ploteo ####

newdata2 <- with(base_elecciones, 
                 data.frame(lagged_dico_frontrunner_presente = 1,
                            #dico_obligatorio_candidato = 0,#c(0,1), # no entiendo bien que pasa cuando esta v es 1 y la que sigue 0, quizas se debe a la falta de casos reales, insuf variablilidad, sobre det # claro si, predicted proba es siempre 1 
                            #dico_derechos_candidato = 1,#c(0,1),
                            dico_any_normativa = rep(valores_posibles_dico, times = length(valores_posibles_competitividad)),
                            concentracion = mean(concentracion, na.rm=T), 
                            competitividad = rep(valores_posibles_competitividad, each = length(valores_posibles_dico))))


# The code to generate the predicted probabilities (the first line below) is the same as before, except we are also going to ask for standard errors so we can plot a confidence interval. We get the estimates on the link scale and back transform both the predicted values and confidence limits into probabilities.

newdata3 <- cbind(newdata2, 
                  predict(modelo_a_interpretar, 
                          newdata = newdata2, 
                          type = "link",
                          se = TRUE))

newdata3 <- within(newdata3, {
  PredictedProb <- plogis(fit)
  LL <- plogis(fit - (1.96 * se.fit))
  UL <- plogis(fit + (1.96 * se.fit))
})

# It can also be helpful to use graphs of predicted probabilities to understand and/or present the model. We will use the ggplot2 package for graphing. Below we make a plot with the predicted probabilities, and 95% confidence intervals.

ggplot(newdata3 %>% 
         mutate(dico_any_normativa = as.factor(dico_any_normativa)), 
       aes(x = competitividad, y = PredictedProb)) + 
  geom_ribbon(aes(ymin = LL, ymax = UL, fill= dico_any_normativa), alpha = 0.2) + 
  geom_line(aes(colour = dico_any_normativa), size = 1)
# y cuando no hay tradicion tb? no se bien que hacer de esto

# assesing fit: distancia entre data original y proba predicha ###############


base_elecciones_predicted_outcome <- cbind(base_elecciones, 
                  predict(modelo_a_interpretar, 
                          newdata = base_elecciones, 
                          type = "link",
                          se = TRUE))

base_elecciones_predicted_outcome$predicted_outcome <-  predict(modelo_a_interpretar, 
                                                                        newdata = base_elecciones, 
                                                                        type = "response")

base_elecciones_predicted_outcome <- base_elecciones_predicted_outcome %>% 
  mutate(diff_predicted_outcome = dico_frontrunner_presente - predicted_outcome) %>% 
  mutate(abs_diff_predicted_outcome = diff_predicted_outcome %>% abs())

check <- base_elecciones_predicted_outcome %>% 
  select(abs_diff_predicted_outcome, diff_predicted_outcome, electionid, 
         dico_debates_eleccion, dico_frontrunner_presente, predicted_outcome,
         competitividad, concentracion, lagged_dico_frontrunner_presente, dico_any_normativa,
         ballotage)
